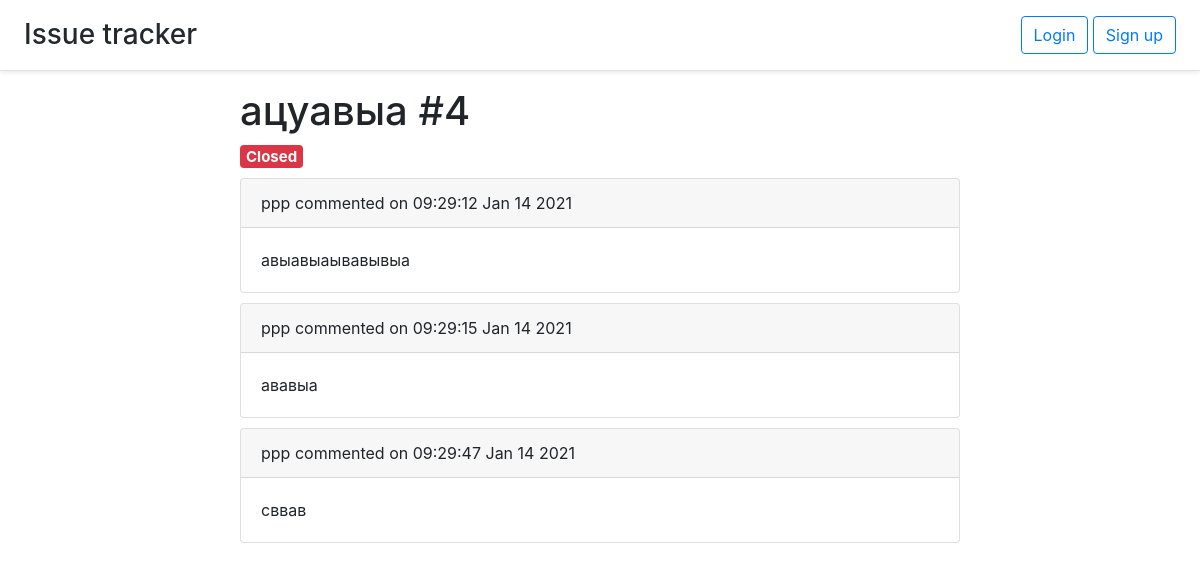
Page /issue/4 on the earlier database version.
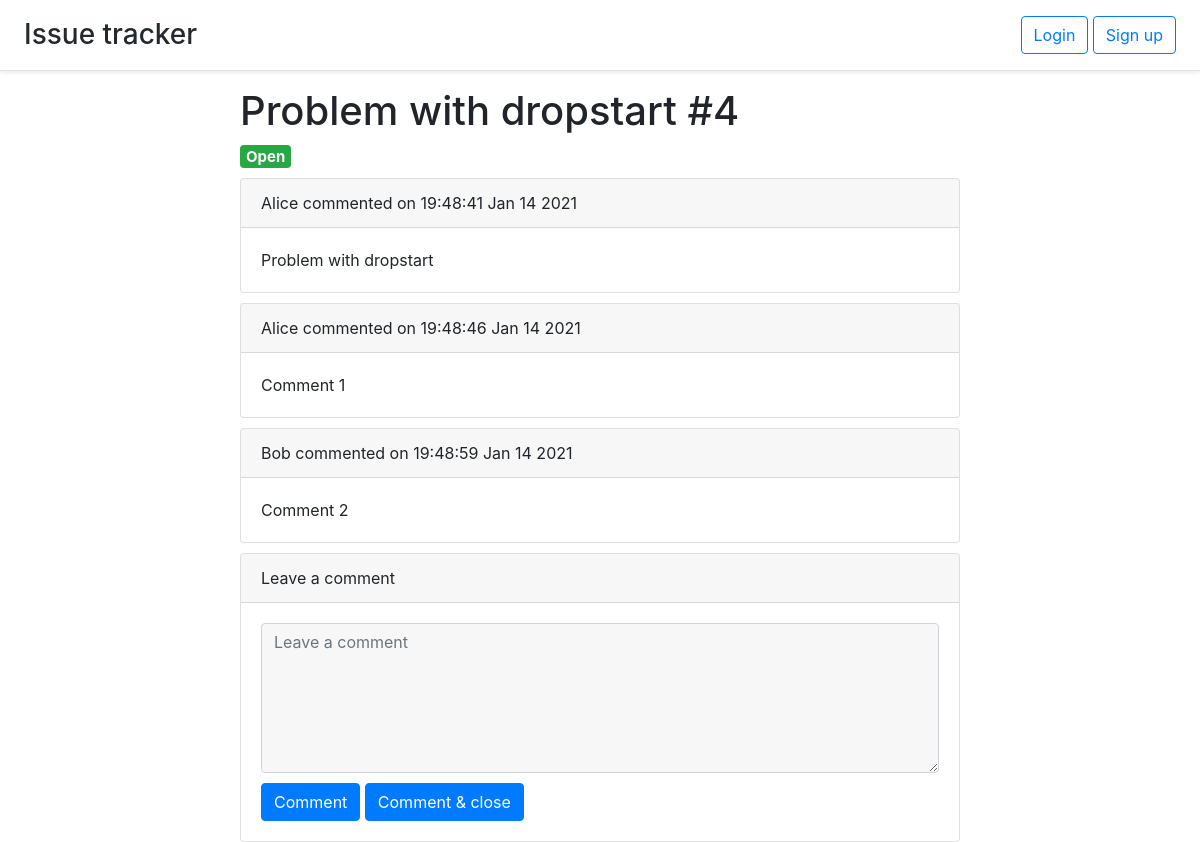
Same page on the later database version.
### issue.py (models this page shows, shortened)
class Issue(db.Model):
    id = db.Column(db.Integer, primary_key=True)
    title = db.Column(db.String(50), nullable=False)
    user_id = db.Column(db.Integer, db.ForeignKey('user.id'))
    comments = db.relationship('Comment', backref='issue', lazy='dynamic')
    labels = db.relationship('Label', backref='issue', lazy='dynamic')
    is_open = db.Column(db.BOOLEAN, default=True)
    timestamp = db.Column(db.DateTime, default=datetime.utcnow)
    def title_and_id(self):
        return self.title + ' #' + str(self.id)

### comment.py (models this page shows)
class Comment(db.Model):
    id = db.Column(db.Integer, primary_key=True)
    text = db.Column(db.Text, nullable=False)
    timestamp = db.Column(db.DateTime, default=datetime.utcnow)
    user_id = db.Column(db.Integer, db.ForeignKey('user.id'))
    issue_id = db.Column(db.Integer, db.ForeignKey('issue.id'))
    def pretty_date(self):
        return self.timestamp.strftime("%H:%M:%S %b %d %Y")

### auth.py (models this page shows)
class User(UserMixin, app.db.Model):
    id = app.db.Column(app.db.Integer, primary_key=True)
    email = app.db.Column(app.db.String(100), unique=True)
    password = app.db.Column(app.db.String(100))
    name = app.db.Column(app.db.String(100))
    issues = app.db.relationship('Issue', backref='user', lazy='dynamic')
    comments = app.db.relationship('Comment', backref='user', lazy='dynamic')

### comment.py (the view)
@comments.route('/issue/<int:issue_id>')
def show_issues(issue_id):
    return render_template('issuepage.html', issue=issue.Issue.query.get(issue_id))

### templates/issuepage.html (shortened to what this page needs)
{% extends 'base.html' %}
{% block content %}
<h1>{{ issue.title_and_id() }}</h1>
<h5>
  {% if issue.is_open %}
  <span class="badge badge-success">Open</span>
  {% else %}
  <span class="badge badge-danger">Closed</span>
  {% endif %}
</h5>
{% for comment in issue.comments.all() %}
<div class="card">
      <div class="card-header">
        {{ comment.user.name }} commented on {{ comment.pretty_date() }}
      </div>
      <div class="card-body"> {{ comment.text }}</div>
</div>
{% endfor %}
{% if issue.is_open %}
<div class="card">
  <div class="card-header">
    Leave a comment
  </div>
  <div class="card-body">
    <form method="post" action="/comment/{{ issue.id }}">
      <textarea name="text" class="form-control issue-textarea-comment" placeholder="Leave a comment"></textarea>
      <input type="submit" name="action" class="btn btn-primary" value="Comment">
      <input type="submit" name="action" class="btn btn-primary" value="Comment & close">
    </form>
  </div>
</div>
{% endif %}
{% endblock %}

### templates/base.html (shortened to what this page needs)
<!doctype html>
<html lang="en">
<head>
    <link rel= "stylesheet" type= "text/css" href= "{{ url_for('static',filename='base.css') }}">
    <link rel="stylesheet" href="https://stackpath.bootstrapcdn.com/bootstrap/4.5.2/css/bootstrap.min.css">
</head>
<body>
<header class="d-flex flex-column flex-md-row align-items-center p-3 px-md-4 mb-3 bg-white border-bottom shadow-sm">
        <a class="link-gray-dark h3 my-0 me-md-auto fw-normal" href="/">
              Issue tracker
        </a>
  <nav class="my-2 my-md-0 me-md-3">
    {% if current_user.is_authenticated %}
        <a class="btn btn-outline-primary" href="/logout">Logout {{ current_user.name }}</a>
    {% else %}
        <a class="btn btn-outline-primary" href="/login">Login</a>
        <a class="btn btn-outline-primary" href="/signup">Sign up</a>
    {% endif %}
  </nav>
</header>
<div id="content" class="content">{% block content %}{% endblock %}</div>
</body>
</html>

### static/base.css (style rules this page uses)
html, body { height: 100%; }
.content { margin-left: 20%; margin-right: 20%; }
.link-gray-dark { color: #24292e; text-decoration: none!important; }
.issue-textarea-comment { min-height: 150px; background-color: rgba(0,0,0,.03)!important; margin-bottom: 10px; }
.my-0 { margin-right: auto!important; }
.card { margin-top: 10px; }

Differences in the rows shown:
removed Comment: user.name "ppp", pretty_date "09:29:12 Jan 14 2021", text "авыавыаывавывыа"
removed Comment: user.name "ppp", pretty_date "09:29:15 Jan 14 2021", text "ававыа"
removed Comment: user.name "ppp", pretty_date "09:29:47 Jan 14 2021", text "сввав"
changed Issue: title_and_id "ацуавыа #4" → "Problem with dropstart #4"; is_open False → True (drawn)
now on this page (row edited): Comment: user.name "Alice", pretty_date "19:48:41 Jan 14 2021", text "Problem with dropstart"
now on this page (row edited): Comment: user.name "Alice", pretty_date "19:48:46 Jan 14 2021", text "Comment 1"
added Comment: user.name "Bob", pretty_date "19:48:59 Jan 14 2021", text "Comment 2"
Other differences:
form field action: (not shown) → "Comment"
form field action: (not shown) → "Comment & close"
text no longer shown: "Closed"
text now shown: "Open Leave a comment"
